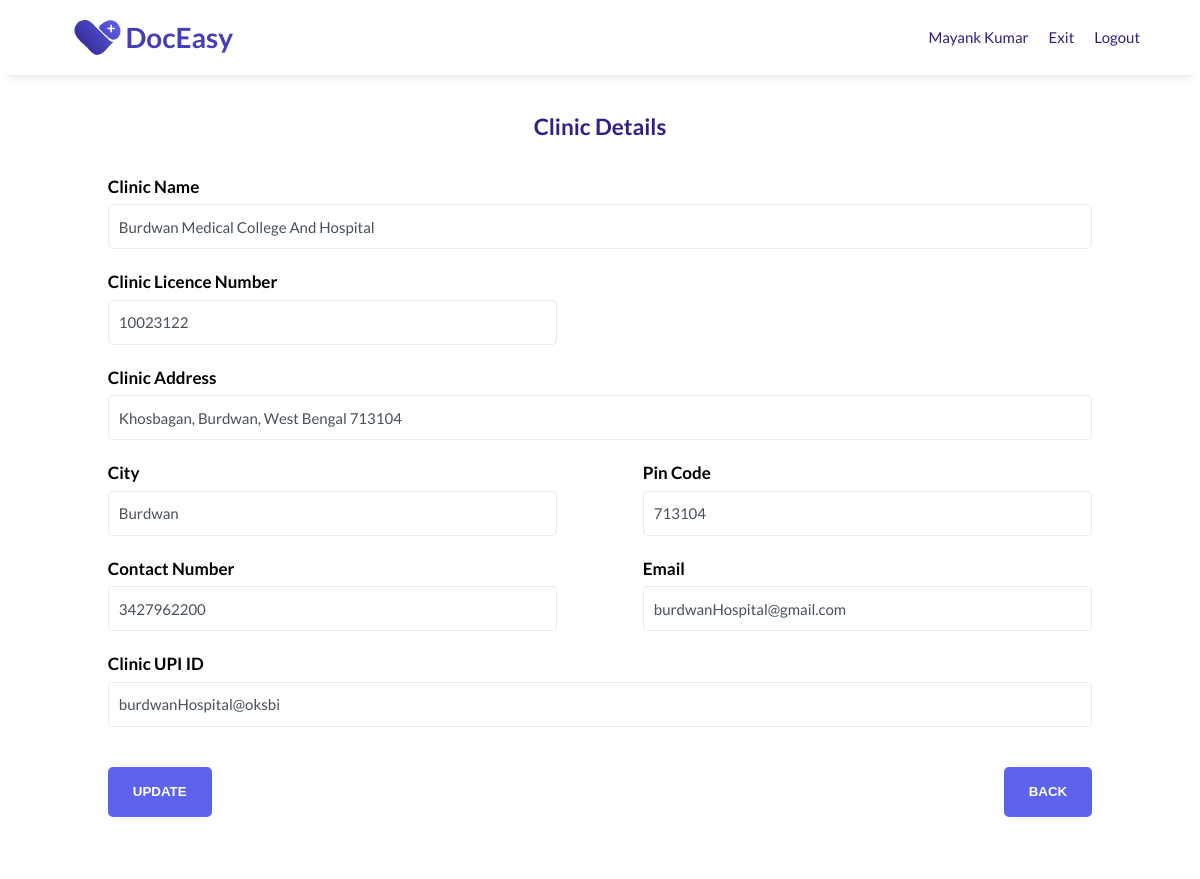
Screenshot of /public/dashboard/ProfilePage/updateClinicProfile.php (signed in) with the database file from the repository.
### tables this page shows
CREATE TABLE `management` (
  `m_id` int(2) UNSIGNED NOT NULL,
  `clinic_id` int(4) UNSIGNED DEFAULT NULL,
  `username` varchar(10) NOT NULL,
  `password` int(10) UNSIGNED NOT NULL,
  `full_name` varchar(50) NOT NULL,
  `aadhar_no` bigint(12) UNSIGNED NOT NULL,
  `phn_no` bigint(10) UNSIGNED NOT NULL,
  `Email` varchar(50) NOT NULL
);

CREATE TABLE `clinic` (
  `id` int(4) UNSIGNED NOT NULL,
  `clinic_name` varchar(100) NOT NULL,
  `licence_no` int(8) UNSIGNED NOT NULL,
  `address` varchar(200) NOT NULL,
  `city` varchar(50) NOT NULL,
  `pin_code` int(6) UNSIGNED NOT NULL,
  `contact_no` bigint(10) UNSIGNED NOT NULL,
  `email` varchar(50) NOT NULL,
  `clinic_upi_id` varchar(50) NOT NULL
);

### public/dashboard/ProfilePage/updateClinicProfile.php (the view, shortened to what this page needs)
<?php
include "../../config.php";
if ($_SESSION["loggedIn"]) {
?>
    <!DOCTYPE html>
    <html lang="en">
    <head>
        <link rel="stylesheet" type="text/css" href="/assets/css/clinicRegister.css" />
    </head>
    <body>
        <?php
        $uname =  $_SESSION["uname"];
        $sql = "SELECT * FROM management,clinic WHERE clinic.id = management.clinic_id AND username='$uname'";
        $result = $conn->query($sql);
        $row = $result->fetch_assoc();
        if ($row) {
        ?>
            <header id="header">
                <div class="logo">
                    <a href="../managementDash.php">
                        <img class="logo-img" id="header-img" src="/assets/images/doceasy/doceasy-logo.svg" alt="DocEasy logo" />
                    </a>
                </div>
                <nav id="nav-bar">
                    <ul>
                        <li><a class="nav-link" href="#"><?php echo $row["full_name"]; ?></a></li>
                        <li><a class="nav-link" href="../managementDash.php">Exit</a></li>
                        <li><a class="nav-link" href="/public/logout/managementLogout.php">Logout</a></li>
                    </ul>
                </nav>
            </header>
            <main>
                <section id="registration">
                    <h2>Clinic Details</h2>
                    <div class="grid">
                        <form id="form" action="" method="POST">
                            <div class="column-100">
                                <div class="form-group">
                                    <label id="clinic-name-label" for="clinic-name"><strong>Clinic Name</strong></label>
                                    <input type="text" name="clinic_name" class="form-control" id="Clinic-name" placeholder="Clinic Name" value="<?php echo $row['clinic_name']; ?>" required />
                                </div>
                            </div>
                            <div class="column-50">
                                <div class="form-group">
                                    <label id="licence-no-label" for="licence-no"><strong>Clinic Licence Number</strong></label>
                                    <input type="number" name="licence_no" class="form-control" id="licence-no" placeholder="Clinic Licence Number" value="<?php echo $row['licence_no']; ?>" required />
                                </div>
                            </div>
                            <div class="column-100">
                                <div class="form-group">
                                    <label id="address-label" for="address"><strong>Clinic Address</strong></label>
                                    <input type="text" name="address" class="form-control" id="address" placeholder="Clinic Address" value="<?php echo $row['address']; ?>" required />
                                </div>
                            </div>
                            <div class="column-50">
                                <div class="form-group">
                                    <label id="city-label" for="city"><strong>City</strong></label>
                                    <input type="text" name="city" class="form-control" id="city" placeholder="City" value="<?php echo $row['city']; ?>" required />
                                </div>
                            </div>
                            <div class="column-50">
                                <div class="form-group">
                                    <label id="pin-label" for="pin-code"><strong>Pin Code</strong></label>
                                    <input type="number" name="pin_code" class="form-control" id="pin-code" placeholder="Pin-code" value="<?php echo $row['pin_code']; ?>" required />
                                </div>
                            </div>
                            <div class="column-50">
                                <div class="form-group">
                                    <label id="phn-label" for="phn-no"><strong>Contact Number</strong></label>
                                    <input type="tel" name="contact_no" class="form-control" id="phn-no" placeholder="Phone Number" value="<?php echo $row['contact_no']; ?>" required />
                                </div>
                            </div>
                            <div class="column-50">
                                <div class="form-group">
                                    <label id="email-label" for="email"><strong>Email</strong></label>
                                    <input type="email" name="email" class="form-control" id="email" placeholder="Email address" value="<?php echo $row['email']; ?>" required />
                                </div>
                            </div>
                            <div class="column-100">
                                <div class="form-group">
                                    <label id="upi-label" for="upi-id"><strong>Clinic UPI ID</strong></label>
                                    <input type="text" name="clinic_upi_id" class="form-control" id="upi" placeholder="UPI ID" value="<?php echo $row['clinic_upi_id']; ?>" required />
                                </div>
                            </div>
                            <div class="column-50">
                                <div class="form-group">
                                    <input id="submit" type="submit" value="Update" name="update" class="btn" />
                                </div>
                            </div>
                            <div class="column-50">
                                <div class="form-group">
                                    <a href="/public/dashboard/managementDash.php">
                                        <input id="back" type="button" value="back" class="btn" />
                                    </a>
                                </div>
                            </div>
                        </form>
                    </div>
                </section>
            </main>
    </body>
<?php
        }
    } else {
        header("Location: /public/login/ManagementLogin.php");
    }
?>
    </html>

### assets/css/clinicRegister.css (style rules this page uses)
* { margin: 0; padding: 0; box-sizing: border-box; scroll-behavior: smooth; }
html { font-size: 10px; }
body { font-size: 1.5rem; line-height: 1.5; font-family: "Lato", sans-serif; color: #37383a; }
h2 { margin-bottom: 3rem; }
li { list-style: none; }
a { color: #2f1e84; text-decoration: none; }
img { max-width: 100%; height: auto; display: block; }
.column-50 { float: left; width: 50%; padding: 0 4%; }
.column-100 { float: left; padding: 0 4%; width: 100%; }
.grid::after { content: ""; display: table; clear: both; }
.btn { text-transform: uppercase; font-weight: 600; color: #fff; background-color: #5d63ed; padding: 1.7rem 2.5rem; margin: 1.5rem 0; height: 5rem; border: 0; border-radius: 5px; cursor: pointer; outline: none; }
.logo-img { width: 100%; max-width: 200px; }
header { padding: 0 5rem; width: 100%; position: fixed; top: 0; min-height: 75px; display: flex; justify-content: space-between; align-items: center; background-color: #fff; box-shadow: 0 1rem 1rem -1rem rgba(55, 56, 58, 0.2); }
nav { font-weight: 400; }
nav > ul { display: flex; flex-direction: row; justify-content: space-around; }
nav li { padding: 0px 10px 0px 10px; }
#registration { padding: 11rem 5rem 4rem 5rem; text-align: center; color: #2f1e84; }
form { margin: 1.5rem; text-align: left; }
label { display: flex; align-items: center; margin-bottom: 0.5rem; color: black; font-size: 17px; }
.form-group { margin-bottom: 2rem; }
.form-group #back { float: right; }
.form-control { display: block; width: 100%; height: 4.5rem; padding: 1rem; color: #495057; background-color: #fff; border: 1px solid rgba(55, 56, 58, 0.1); border-radius: 5px; transition: border-color 0.15s ease-in-out, box-shadow 0.15s ease-in-out; }
.form-control, .input-address { margin: 0; font-family: inherit; font-size: inherit; line-height: inherit; }

### rows the page displays
management: full_name "Mayank Kumar", clinic_name "Burdwan Medical College And Hospital", licence_no "10023122", address "Khosbagan, Burdwan, West Bengal 713104", city "Burdwan", pin_code "713104", contact_no "3427962200", email "burdwanHospital@gmail.com", clinic_upi_id "burdwanHospital@oksbi"
